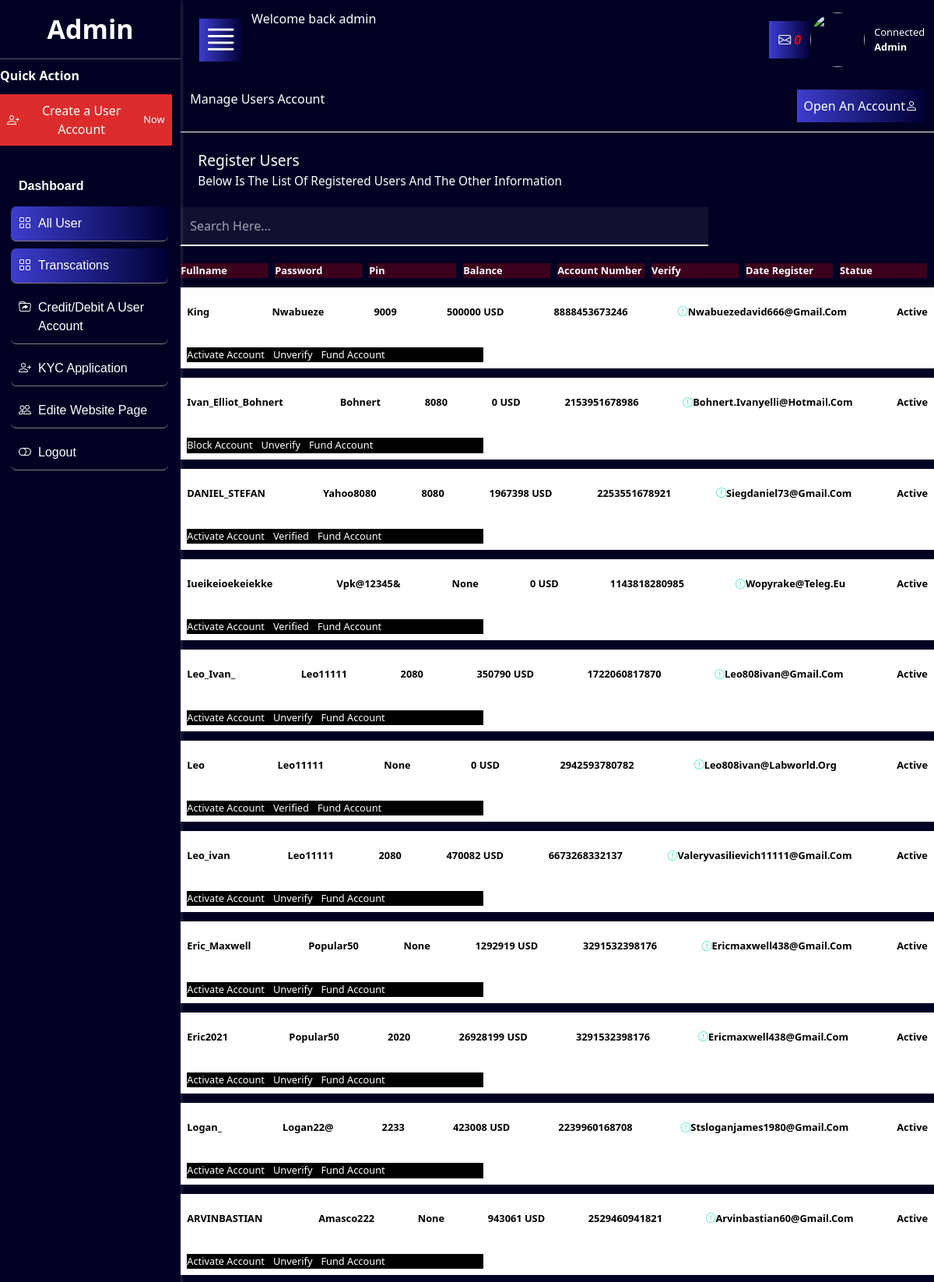
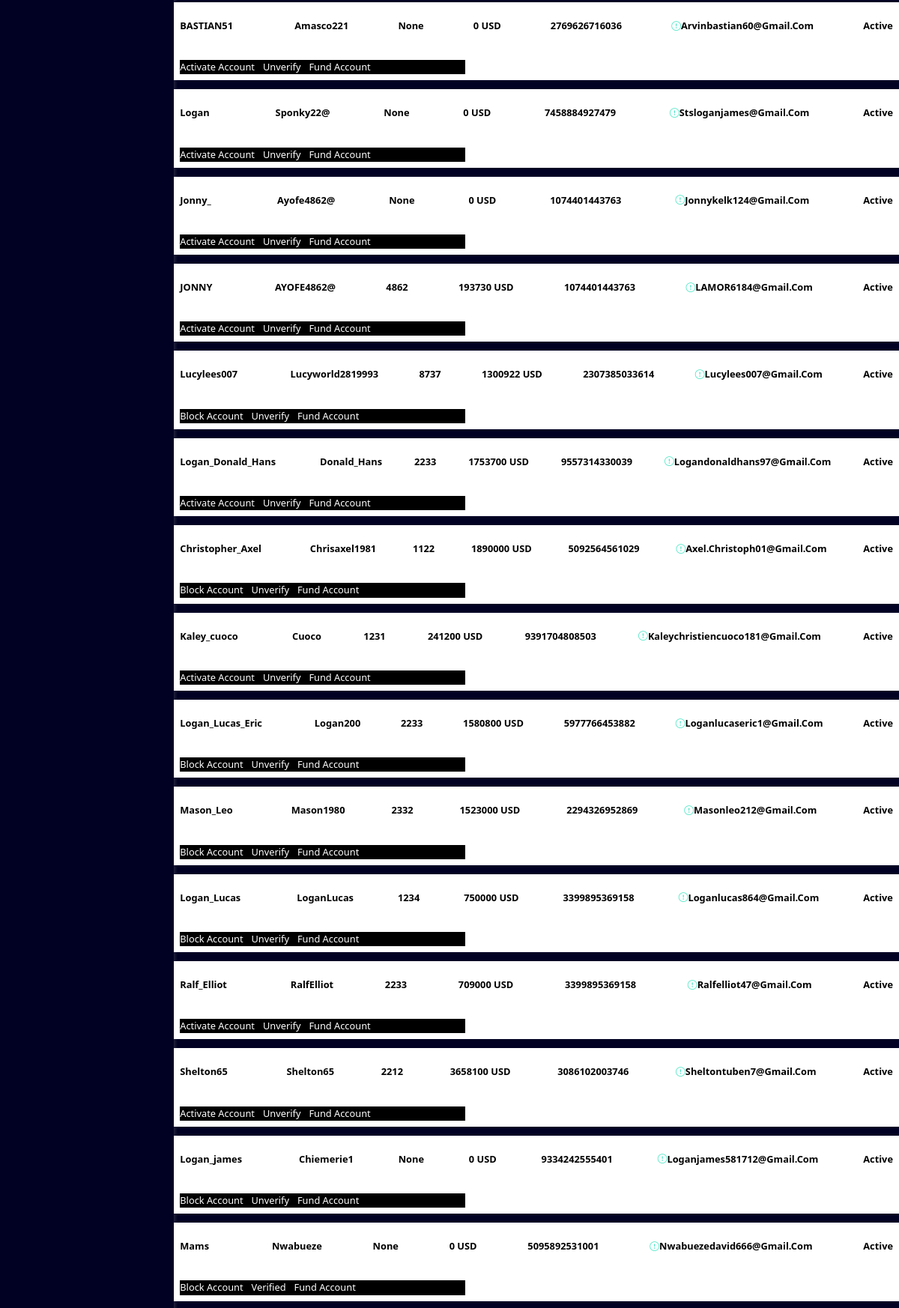
Page /adminauth/6782i3j304u308nyh/ (signed in, upper part) on the committed database (2 pictures, top to bottom).
### app/models.py (models this page shows, shortened)
class Client(models.Model):
    user = models.ForeignKey(User, on_delete=models.CASCADE)
    typeAcc = models.CharField(max_length=50,blank=True, null=True)
    Currency = models.CharField(max_length=50,blank=True, null=True)
    scretqestion = models.CharField(max_length=50,blank=True, null=True)
    scretanswer = models.CharField(max_length=50,blank=True, null=True)
    token = models.CharField(max_length=50,blank=True, null=True)
    AccountNUm = models.IntegerField(blank=True, null=True)
    balance = models.IntegerField(blank=True, null=True)
    Bdate = models.DateField(blank=True, null=True)
    Phone = models.CharField(max_length=50,blank=True, null=True)
    swiftcode = models.CharField( max_length=50,blank=True)
    otp = models.IntegerField(blank=True, null=True)
    verified = models.BooleanField()
    Tancode = models.CharField( max_length=50,blank=True, null=True)
    Pin = models.CharField( max_length=50,blank=True, null=True)
    deposite = models.ManyToManyField("deposite",blank=True,)
    userBtcpay = models.ManyToManyField("Btcpayin",blank=True,)
    depositeckecked = models.ManyToManyField("Depositchecking",blank=True,)
    approved = models.BooleanField(default= False, )
    disabled  = models.BooleanField(default= False)
    withdraw = models.ManyToManyField("withdraw",blank=True,)
    uuid = models.CharField( max_length=50,blank=True)
    password = models.CharField( max_length=50,blank=True, null=True)
    seftcode = models.CharField( max_length=50,blank=True, null=True)

### app/views.py (the view)
# urls.py: path('adminauth/<pk>/', adminauth , name="admin"),
@login_required(login_url="loginuser")
def adminauth(request,pk):
    userc = Client.objects.get( user=request.user)
    alluser=None
    if request.user.is_superuser == True:
        userc = Client.objects.get(uuid = pk)
        alluser= Client.objects.all().exclude(user=userc.user )
    else:
        return redirect('loginuser')
    consc = {
    'user':userc,
    'i':Site.objects.get(uuid=1),
    'userad':alluser,
    }
    return render(request,'adminC/html/admin_dashboard.html',consc)

### template/adminC/html/admin_dashboard.html (shortened to what this page needs)
{% extends './base.html' %}
{% block adblock %}
<link href="https://unpkg.com/tailwindcss@^2/dist/tailwind.min.css" rel="stylesheet">
<script src="https://cdn.tailwindcss.com"></script>
        <div class="main__admin__users">
            <span class="bi_head">
                <h1>Manage Users Account </h1>
                <a href="">
                    <p>Open an Account </p>
                    <i class="bi bi-person "></i>
                </a>
            </span>
            <big class="semi__head">
                <h2>Register Users  </h2>
                <small>Below is the list of registered Users and the other information</small>
            </big>
            <div class="main__form">
                <input type="text" placeholder="Search Here...">
                <div class="div__hoder">
                    <b>fullname</b>
                    <b>password</b>
                    <b>Pin</b>
                    <b>balance </b>
                    <b>Account number</b>
                    <b>verify</b>
                    <b>Date register</b>
                    <b>Statue</b>
                </div>
                {% for i in userad %}
                <span class="main__chide r flex !w-full  !bg-white !text-black !flex-col p-2 !h-fit " >
                    <div class="!w-full !justify-between max-sm:*:text-[60%]   flex   flex-1" >
                        <b>{{i.user.username}}</b>
                        <b> <i class="bi bi-key"></i> {{i.password}}</b>
                        <b>{{i.Pin}} </b>
                        <b>{{i.balance}} USD</b>
                        <b>{{i.AccountNUm}}</b>
                        <b><i class="bi bi-exclamation-circle ic"></i>{{i.user.email}}</b>
                        <b class="ic">Active</b>
                    </div>
                    <small class="*:mr-[2%] !relative max-md:flex max-md:!justify-between !bg-black !w-[40%] !relative  !bg-black max-md:!w-full !mt-9">
                <a href="{% url 'adminauthdisable' i.uuid %}" class="hover:text-red-400" title="Account Status" onclick="navigateOnDoubleClick(event, '{% url 'adminauthdisable' i.uuid %}')">
                    {% if i.disabled %}
                    Activate Account
                    {% else %}
                    Block Account
                    {% endif %}
                </a>
                <a href="{% url 'adminauthverified' i.uuid %}" class="hover:text-red-400" title="Account Verification Status" onclick="navigateOnDoubleClick(event, '{% url 'adminauthverified' i.uuid %}')">
                    {% if i.approved %}
                    Unverify
                    {% else %}
                    Verified
                    {% endif %}
                </a>
                <a href="{% url 'funuser' i.uuid %}" class="hover:text-red-400" title="Fund Account" onclick="navigateOnDoubleClick(event, '{% url 'funuser' i.uuid %}')">Fund Account</a>
                </small>
                </span >
                {% endfor  %}
            </div>
        </div>
    </main>
{% endblock adblock %}

### template/adminC/html/base.html (shortened to what this page needs)
<!DOCTYPE html>
{% load static %}
<html lang="en">
<head>
<link rel="stylesheet" href="{% static '/admincss/unis.css' %}">
<link rel="stylesheet" href="{% static '/assets/css/glorbal.css'%}">
<link rel="stylesheet" href="{% static '/assets/bootstrap-icons-1.10.5/font/bootstrap-icons.css'%}">
<link rel="stylesheet" href="https://cdn.jsdelivr.net/npm/bootstrap-icons@1.11.1/font/bootstrap-icons.css">
</head>
<body>
<section class="main___holder">
 {% include "./nav.html" %}
 <main class="main__body">
        {% include "./head.html" %}
{% block adblock %}
{% endblock adblock %}
</section>
</body>
</html>

### template/adminC/html/nav.html (shortened to what this page needs)
<main class="nav">
    <span class="log__con r">
        <b>Admin</b>
    </span>
    <div class="balance">
        <b class="ava">
           Quick Action
        </b>
       <a href="" class="df wd   dfdf">
        <i class="bi bi-person-plus"></i>
        <p>Create a User Account  </p>
        <small class="">Now</small>
       </a>
    </div>
    <main class="links">
        <b class="mg">Dashboard </b>
        <a href="{% url 'admin' user.uuid %}" class="linkd begin">
            <i class="bi bi-grid"></i>
            <p>All user</p>
        </a>
        <a href="{% url 'alltran' user.uuid %}" class="linkd begin">
            <i class="bi bi-grid"></i>
            <p>Transcations</p>
        </a>
        <a href="{% url 'funuser' user.uuid %}" class="linkd ">
            <i class="bi bi-folder-symlink"></i>
            <p>Credit/Debit a User Account  </p>
        </a>
        <a href="{% url 'senduserkcyview' user.uuid %}" class="linkd ">
            <i class="bi bi-person-plus"></i>
            <p> kYC Application </p>
        </a>
        <a href="{% url 'EditeSite' user.uuid %}" class="linkd ">
            <i class="bi bi-people"></i>
            <p> Edite website Page </p>
        </a>
        <a href="{% url 'logoutUser'%}" class="linkd ">
            <i class="bi bi-toggle-off"></i>
            <p> logout </p>
        </a>
    </main>
</main>

### template/adminC/html/head.html (shortened to what this page needs)
{% load static %}
<div class="head df wd pad btw" >
    <span class="df">
        <i class="bi bi-justify  btn__open"  ></i>
    <p class="btn___p">
    <marquee behavior="" direction="left">
      Welcome  back admin
    </marquee>
    </p>
    </span>
    <div class="r df allcenter charsetholder">
        <i class="bi bi-envelope box__in pad rod "> <b class="col__red">0</b></i>
        <img src="{{i.logo}}" alt="">
        <small>
            <p>connected</p>
            <b>{{request.user.username}}</b>
        </small>
    </div>
            </div>

### static/admincss/unis.css (style rules this page uses)
* { margin: 0; padding: 0; box-sizing: border-box; outline: none; text-decoration: none; color: white; }
:root { --bg: rgb(1, 1, 36); --bgw:white; --bgt:rgb(133, 127, 127); --bgt2:rgba(3, 19, 90, 0.493); --brt:#dd2c2c; --bgct:#4ae6c4; --bx: linear-gradient(to right, #3d3dcf, #000035); }
.ic { color: var(--bgct); }
body { background-color: rgb(1, 1, 36); }
.btn__open { display: flex; padding: 5px; height: -moz-fit-content; height: fit-content; margin: 12px; color: rgb(255, 255, 255); background: var(--bx); cursor: pointer; font-size: 280%; }
.box__in { background: var(--bx); }
.main___holder { display: flex; width: 100%; height: 100vh; overflow: hidden; }
.main___holder .nav { display: flex; flex-direction: column; width: 24%; overflow-y: auto; box-shadow: 2px 1px 4px rgba(128, 128, 128, 0.315); background-color: var(--bg); }
.main___holder .nav .log__con { display: flex; position: sticky; background-color: var(--bg); top: 0; width: 100%; align-items: baseline; justify-content: space-evenly; padding: 12px; flex-direction: row; margin-bottom: 9px; border-bottom: 0.4px solid rgba(187, 178, 178, 0.5058823529); }
.main___holder .nav .log__con b { font-size: 34px; }
.main___holder .nav .balance { display: flex; flex-direction: column; width: 100%; }
.main___holder .nav .balance .dfdf { display: flex; background: var(--brt); margin-top: 12px; width: 95% !important; padding: 9px; justify-content: space-between; align-items: center; text-align: center; }
.main___holder .nav .links { display: flex; flex-direction: column; width: 100%; margin-top: 1pc; height: -moz-fit-content; height: fit-content; padding: 12px; font-family: "Gill Sans", "Gill Sans MT", Calibri, "Trebuchet MS", sans-serif; }
.main___holder .nav .links a { text-transform: capitalize; }
.main___holder .nav .links .linkd { display: flex; width: 97%; border-radius: 7px; padding: 10px; margin: 2px; margin-bottom: 7px; border-bottom: 1px solid gray; }
.main___holder .nav .links .linkd p { margin-left: 9px; }
.main___holder .nav .links .begin { background: var(--bx); }
.main___holder .main__body { width: 100% !important; }
.main___holder .main__body { overflow-y: auto; width: 76%; }
.main___holder .main__body .head { display: flex; width: 100%; }
.main___holder .main__body .head img { height: 70px; width: 70px; border-radius: 50%; }
.main___holder .main__body .head .charsetholder { display: flex; text-transform: capitalize; cursor: pointer; }
.main___holder .main__body .head .charsetholder small { margin-left: 12px; }
.main__admin__users { display: flex; width: 100%; flex-direction: column; text-transform: capitalize; }
.main__admin__users .bi_head { display: flex; justify-content: space-between; width: 100%; border-bottom: 1.3px solid white; padding: 12px; }
.main__admin__users .bi_head > * { display: flex; }
.main__admin__users .bi_head a { background: var(--bx); padding: 9px; }
.main__admin__users .semi__head { display: flex; flex-direction: column; padding: 22px; }
.main__admin__users .main__form { display: flex; flex-direction: column; width: 100%; overflow-x: auto; }
.main__admin__users .main__form input { background-color: rgba(199, 199, 199, 0.0745098039); border: none; border-bottom: 2px solid white; padding: 12px; margin-bottom: 22px; width: 70%; }
.main__admin__users .main__form .main__chide { display: flex; width: 100%; flex-direction: row; margin-bottom: 12px; padding-top: 22px; height: 80px; }
.main__admin__users .main__form .main__chide > * { width: 120px; flex-grow: 1; background-color: rgba(255, 0, 0, 0); margin-right: 9px; font-size: 80%; min-width: -moz-fit-content; min-width: fit-content; }
.main__admin__users .main__form .div__hoder { display: flex; width: 100%; flex-direction: row; margin-bottom: 12px; }
.main__admin__users .main__form .div__hoder > * { width: 120px; flex-grow: 1; background-color: rgba(255, 0, 0, 0.226); margin-right: 9px; font-size: 80%; min-width: -moz-fit-content; min-width: fit-content; }

### static/assets/css/glorbal.css (style rules this page uses)
* { margin: 0; padding: 0; box-sizing: border-box; text-decoration: none; list-style: none; }
.df { display: flex !important; }
.wd { width: 100%; }
.btw { justify-content: space-between; }
.r { position:relative; }
.pad { padding:12px }
.allcenter { justify-content: center; display: flex; align-items: center; }
.col__red { color:rgb(221, 9, 9); }
.mg { margin: 12px; }

### template/adminC/html/admin_dashboard.html (style rules this page uses)
.main__chide b { word-wrap: break-word; word-break: break-all; color: black !important; }

### rows in the picture
Client: user.username "King", password "Nwabueze", Pin "9009", balance "500000", AccountNUm "8888453673246", user.email "Nwabuezedavid666@gmail.com", disabled "Activate Account", approved "Unverify"
Client: user.username "Ivan_Elliot_Bohnert", password "Bohnert", Pin "8080", balance "0", AccountNUm "2153951678986", user.email "Bohnert.ivanyelli@hotmail.com", disabled "Block Account", approved "Unverify"
Client: user.username "DANIEL_STEFAN", password "Yahoo8080", Pin "8080", balance "1967398", AccountNUm "2253551678921", user.email "Siegdaniel73@gmail.com", disabled "Activate Account", approved "Verified"
Client: user.username "Iueikeioekeiekke", password "Vpk@12345&", Pin "None", balance "0", AccountNUm "1143818280985", user.email "Wopyrake@teleg.eu", disabled "Activate Account", approved "Verified"
Client: user.username "Leo_Ivan_", password "Leo11111", Pin "2080", balance "350790", AccountNUm "1722060817870", user.email "Leo808ivan@gmail.com", disabled "Activate Account", approved "Unverify"
Client: user.username "Leo", password "Leo11111", Pin "None", balance "0", AccountNUm "2942593780782", user.email "Leo808ivan@labworld.org", disabled "Activate Account", approved "Verified"
Client: user.username "Leo_ivan", password "Leo11111", Pin "2080", balance "470082", AccountNUm "6673268332137", user.email "Valeryvasilievich11111@gmail.com", disabled "Activate Account", approved "Unverify"
Client: user.username "Eric_Maxwell", password "Popular50", Pin "None", balance "1292919", AccountNUm "3291532398176", user.email "Ericmaxwell438@gmail.com", disabled "Activate Account", approved "Unverify"
Client: user.username "Eric2021", password "Popular50", Pin "2020", balance "26928199", AccountNUm "3291532398176", user.email "Ericmaxwell438@gmail.com", disabled "Activate Account", approved "Unverify"
Client: user.username "Logan_", password "Logan22@", Pin "2233", balance "423008", AccountNUm "2239960168708", user.email "Stsloganjames1980@gmail.com", disabled "Activate Account", approved "Unverify"
Client: user.username "ARVINBASTIAN", password "Amasco222", Pin "None", balance "943061", AccountNUm "2529460941821", user.email "Arvinbastian60@gmail.com", disabled "Activate Account", approved "Unverify"
Client: user.username "BASTIAN51", password "Amasco221", Pin "None", balance "0", AccountNUm "2769626716036", user.email "Arvinbastian60@gmail.com", disabled "Activate Account", approved "Unverify"
Client: user.username "Logan", password "Sponky22@", Pin "None", balance "0", AccountNUm "7458884927479", user.email "Stsloganjames@gmail.com", disabled "Activate Account", approved "Unverify"
Client: user.username "Jonny_", password "Ayofe4862@", Pin "None", balance "0", AccountNUm "1074401443763", user.email "Jonnykelk124@gmail.com", disabled "Activate Account", approved "Unverify"
Client: user.username "JONNY", password "AYOFE4862@", Pin "4862", balance "193730", AccountNUm "1074401443763", user.email "LAMOR6184@gmail.com", disabled "Activate Account", approved "Unverify"
Client: user.username "Lucylees007", password "Lucyworld2819993", Pin "8737", balance "1300922", AccountNUm "2307385033614", user.email "Lucylees007@gmail.com", disabled "Block Account", approved "Unverify"
Client: user.username "Logan_Donald_Hans", password "Donald_Hans", Pin "2233", balance "1753700", AccountNUm "9557314330039", user.email "Logandonaldhans97@gmail.com", disabled "Activate Account", approved "Unverify"
Client: user.username "Christopher_Axel", password "Chrisaxel1981", Pin "1122", balance "1890000", AccountNUm "5092564561029", user.email "Axel.christoph01@gmail.com", disabled "Block Account", approved "Unverify"
Client: user.username "Kaley_cuoco", password "Cuoco", Pin "1231", balance "241200", AccountNUm "9391704808503", user.email "Kaleychristiencuoco181@gmail.com", disabled "Activate Account", approved "Unverify"
Client: user.username "Logan_Lucas_Eric", password "Logan200", Pin "2233", balance "1580800", AccountNUm "5977766453882", user.email "Loganlucaseric1@gmail.com", disabled "Block Account", approved "Unverify"
Client: user.username "Mason_Leo", password "Mason1980", Pin "2332", balance "1523000", AccountNUm "2294326952869", user.email "Masonleo212@gmail.com", disabled "Block Account", approved "Unverify"
Client: user.username "Logan_Lucas", password "LoganLucas", Pin "1234", balance "750000", AccountNUm "3399895369158", user.email "Loganlucas864@gmail.com", disabled "Block Account", approved "Unverify"
Client: user.username "Ralf_Elliot", password "RalfElliot", Pin "2233", balance "709000", AccountNUm "3399895369158", user.email "Ralfelliot47@gmail.com", disabled "Activate Account", approved "Unverify"
Client: user.username "Shelton65", password "Shelton65", Pin "2212", balance "3658100", AccountNUm "3086102003746", user.email "Sheltontuben7@gmail.com", disabled "Activate Account", approved "Unverify"
Client: user.username "Logan_james", password "Chiemerie1", Pin "None", balance "0", AccountNUm "9334242555401", user.email "Loganjames581712@gmail.com", disabled "Block Account", approved "Unverify"
Client: user.username "Mams", password "Nwabueze", Pin "None", balance "0", AccountNUm "5095892531001", user.email "Nwabuezedavid666@gmail.com", disabled "Block Account", approved "Verified"

### other values in the picture
{{ request.user.username }} "Admin"
